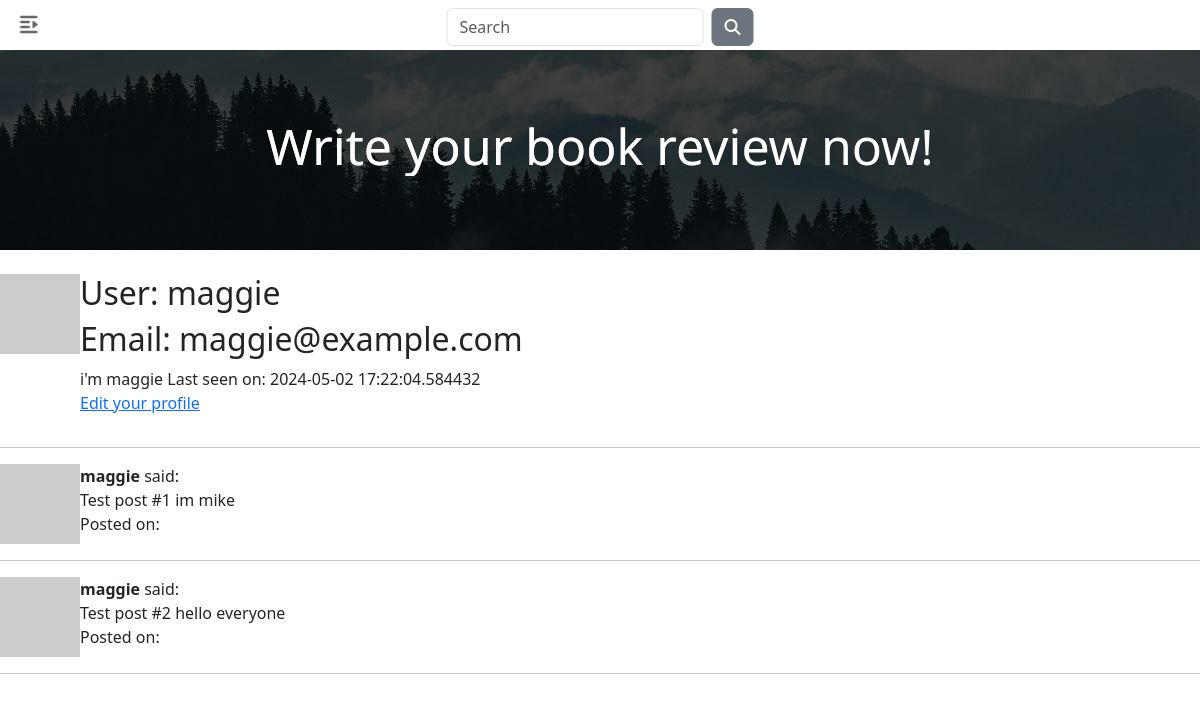
/user/maggie (signed in), run on an earlier commit of the app's database.
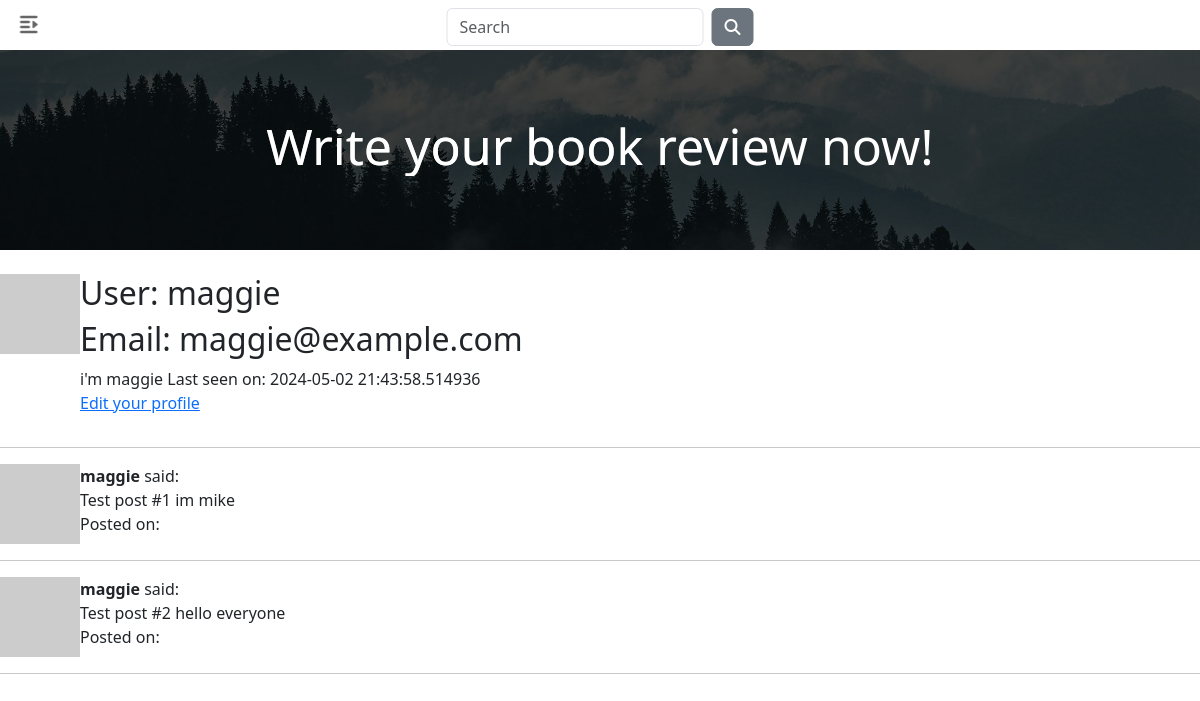
And on a later commit of the database.
### app/models.py (models this page shows, shortened)
class User(UserMixin, db.Model):
    id: so.Mapped[int] = so.mapped_column(primary_key=True)
    username: so.Mapped[str] = so.mapped_column(sa.String(64), index=True,
                                                unique=True)
    email: so.Mapped[str] = so.mapped_column(sa.String(120), index=True,
                                             unique=True)
    password_hash: so.Mapped[Optional[str]] = so.mapped_column(sa.String(256))
    posts: so.WriteOnlyMapped['Post'] = so.relationship(
        back_populates='author')
    about_me: so.Mapped[Optional[str]] = so.mapped_column(sa.String(140))
    last_seen: so.Mapped[Optional[datetime]] = so.mapped_column(
        default=lambda: datetime.now(timezone.utc))
    following: so.WriteOnlyMapped['User'] = so.relationship(
        secondary=followers, primaryjoin=(followers.c.follower_id == id),
        secondaryjoin=(followers.c.followed_id == id),
        back_populates='followers')
    followers: so.WriteOnlyMapped['User'] = so.relationship(
        secondary=followers, primaryjoin=(followers.c.followed_id == id),
        secondaryjoin=(followers.c.follower_id == id),
        back_populates='following')
    def avatar(self, size):
        digest = md5(self.email.lower().encode('utf-8')).hexdigest()
        return f'https://www.gravatar.com/avatar/{digest}?d=identicon&s={size}'

### app/routes.py (the view)
@app.route('/user/<username>')
@login_required
def user(username):
    user = db.first_or_404(sa.select(User).where(User.username == username))
    posts = [
        {'author': user, 'body': 'Test post #1 im mike'},
        {'author': user, 'body': 'Test post #2 hello everyone'}
    ]
    form = EmptyForm()
    return render_template('user.html', user=user, posts=posts, form=form)

### app/forms.py
class EmptyForm(FlaskForm):
    submit = SubmitField('Submit')

### app/models.py (called while the page is built)
@login.user_loader
def load_user(id):
    return db.session.get(User, int(id))

### app/routes.py (called while the page is built)
@app.before_request
def before_request():
    if current_user.is_authenticated:
        current_user.last_seen = datetime.now()
        db.session.commit()

### app/templates/user.html (shortened to what this page needs)
{% extends "base.html" %}
{% block content %}
<div>
  <table>
    <tr valign="top">
        <td><img src="{{ user.avatar(128) }}"></td>
        <td><h2>User: {{ user.username }}</h2>
        <h2>Email: {{ user.email }}</h2>
        {% if user.about_me %}<span>{{ user.about_me }}</span>{% endif %}
        {% if user.last_seen %}<span>Last seen on: {{ user.last_seen }}</span>{% endif %}
        {% if user == current_user %}
        <p><a href="{{ url_for('edit_profile') }}">Edit your profile</a></p>
        {% endif %}
      </td>
    </tr>
</table>
<hr>
{% for post in posts %}
    {% include '_post.html' %}
{% endfor %}
  </div>
{% endblock %}

### app/templates/base.html (shortened to what this page needs)
<!DOCTYPE html>
<html lang="en">
	<head>
		<link rel="stylesheet" href="{{ url_for('static', filename='base.css') }}">
		<link rel="stylesheet" href="https://cdnjs.cloudflare.com/ajax/libs/font-awesome/6.5.2/css/all.min.css">
		<link rel="stylesheet" href="https://cdn.jsdelivr.net/npm/bootstrap@5.3.3/dist/css/bootstrap.min.css">
	</head>
	<body>
		<nav>
			<div class="sidebar">
				<label for="checkbox">
					<i class="fa fa-outdent"></i>
				</label>
			</div>
			<form class="search-container">
				<input class="form-control me-2" id="search-input" type="text" placeholder="Search">
				<button class="btn btn-secondary" id="search-btn" type="button" title="Search Box">
					<i class="fa fa-search"></i>
				</button>
			</form>
		</nav>
		<div class="hero-image">
			<img src="{{ url_for('static', filename='background.jpg') }}">
			<div class="heading">
				<h2>Write your book review now!</h2>
			</div>
		</div>
		{% block content %}{% endblock %}
	</body>
</html>

### app/templates/_post.html
<table>
  <tr valign="top">
      <td style:"width=70px"><img src="{{ post.author.avatar(80) }}"></td>
      <td>
        <strong>{{ post.author.username }}</strong> said:<br>{{ post.body }}<br>
        Posted on:  {{ post.timestamp }}</td>
  </tr>
</table><hr>

### app/static/base.css (style rules this page uses)
* { padding: 0; margin: 0; box-sizing: border-box; }
body { min-height: 100vh; background-color: #f2f2f2; }
.sidebar { position: relative; width: 100%; height: 50px; line-height: 50px; background-color: #fff; box-shadow: 0 1px 2px 0 rgba(0, 0, 0, 0.1); }
.search-container { position: absolute; left: 50%; top: 8px; transform: translateX(-50%); display: flex; flex-wrap: nowrap; z-index: 0; }
.sidebar label { position: absolute; top: 0; left: 160px; font-size: 20px; color: #666; padding-left: 20px; cursor: pointer; transition: all 0.5s; z-index: 2; }
.sidebar input:checked+label { left: 0; }
.sidebar input:checked+label i { transform: rotateY(180deg); }
.hero-image { position: relative; margin-bottom: 2%; }
.hero-image img { width: 100%; height: 25vh; object-fit: cover; object-position: center; overflow: hidden; opacity: 0.3; }
.hero-image { background-color: #000; }
.heading { position: absolute; top: 50%; left: 50%; transform: translate(-50%, -50%); width: 100%; text-align: center; z-index: 0; }
.heading h2 { font-size: 50px; color: #fff; text-align: center; overflow: hidden; background: linear-gradient(90deg, #000, #fff, #000); background-repeat: no-repeat; background-size: 80%; animation: light 5s linear infinite; background-clip: text; }

What changed in the data, as far as the page shows it:
changed User "maggie": last_seen "2024-05-02 17:22:04.584432" → "2024-05-02 21:43:58.514936"
